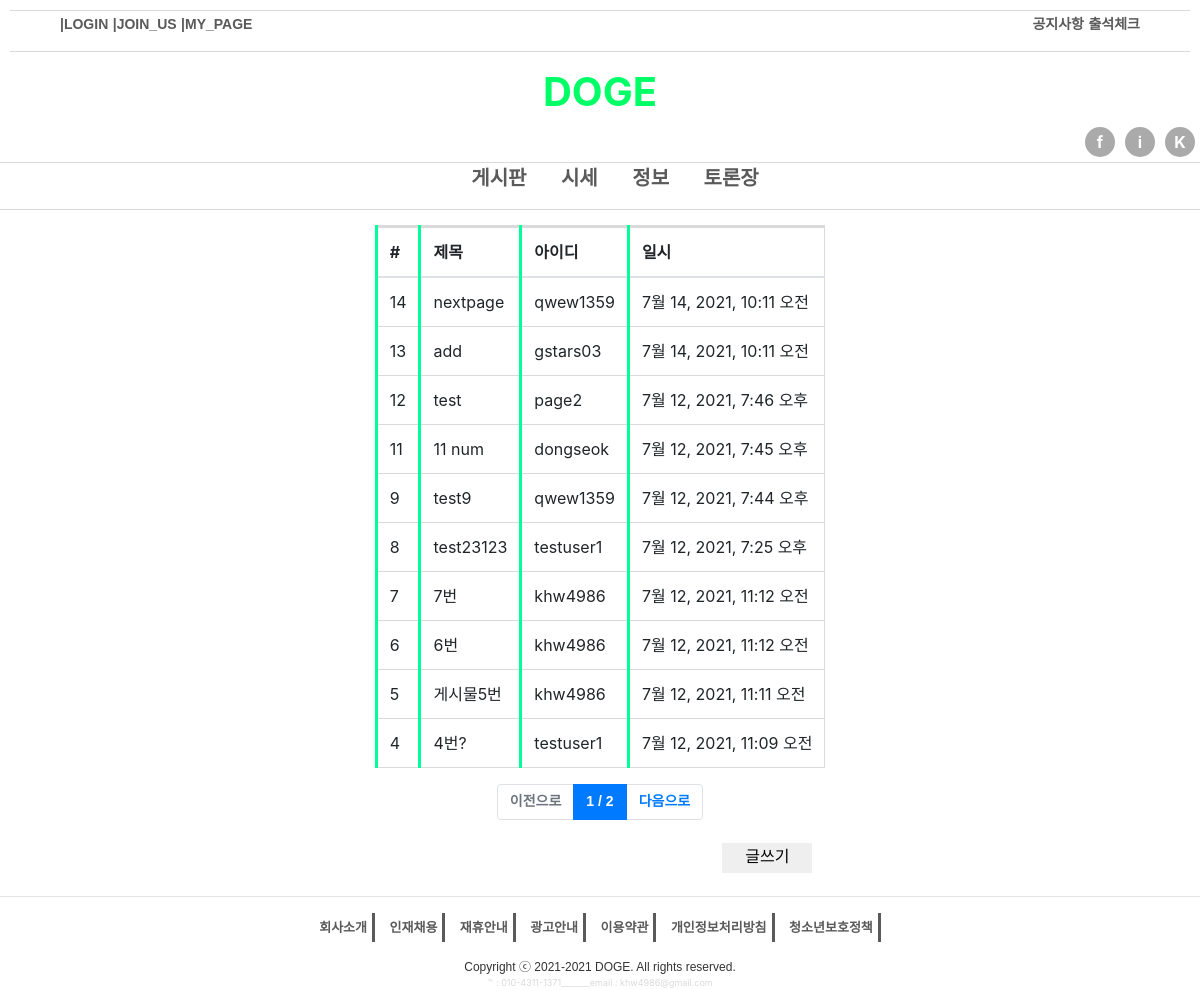
/board/list/, run on the app's committed database.
### board/models.py (models this page shows, shortened)
class board(models.Model):
    title = models.CharField(max_length=128, verbose_name='제목')
    contents = models.TextField(verbose_name='내용')
    writer = models.ForeignKey('user.user',
                               on_delete=models.CASCADE,
                               verbose_name='작성자')
    registered_time = models.DateTimeField(auto_now_add=True,
                                           verbose_name='등록 시간')
    class Meta:
        db_table = 'DOGE_board'
        verbose_name = 'DOGE게시물'
        verbose_name_plural = 'DOGE게시물'

### user/models.py (models this page shows)
class user(models.Model):
    username = models.CharField(max_length=64, verbose_name='사용자 아이디')
    password = models.CharField(max_length=64, verbose_name='비밀번호')
    email = models.EmailField(max_length=128, verbose_name='이메일')
    nick_name = models.CharField(max_length=32, verbose_name='닉네임')
    registered_time = models.DateTimeField(
        auto_now_add=True
    )
    def __str__(self):  # Admin 페이지에 표시될 유저 이름 설정
        return self.username
    class Meta:
        db_table = 'DOGE_user'
        verbose_name = 'DOGE 사용자'  # 그룹 이름 변경
        verbose_name_plural = 'DOGE 사용자'  # 그룹이름 복수형 변경

### board/views.py (the view)
# urls.py: path('list/', views.board_list),
def board_list(request):
    boards = board.objects.all().order_by('-id')
    page = int(request.GET.get('p', 1))  #p라는 이름으로 현재페이지를 받으며
    pagenator = Paginator(boards, 10)  #Pagenator 에 전체 개시물을 3개씩 페이징 시키는 코드
    boards = pagenator.get_page(page)
    return render(request, 'board_list.html', {'boards': boards})

### board/templates/board_list.html (shortened to what this page needs)
{% extends 'base.html' %}
{% block contents %}
<div class="">
    <div class="">
        <table class="table">
            <thead>
                <tr>
                    <th>#</th>
                    <th>제목</th>
                    <th>아이디</th>
                    <th>일시</th>
                </tr>
            </thead>
            <tbody>
                {% for board in boards %}
                <tr onclick="location.href='/board/detail/{{ board.id }}'">
                    <td>{{ board.id }}</td>
                    <td>{{ board.title }}</td>
                    <td>{{ board.writer }}</td>
                    <td>{{ board.registered_time }}</td>
                </tr>
                {% endfor %}
            </tbody>
        </table>
        <nav>
            <ul class="pagination justify-content-center">
                {% if boards.has_previous %}
                <li class="page-item">
                    <a href="?p={{ boards.previous_page_number }}"
                    class="page-link">이전으로</a>
                </li>
                {% else %}
                <li class="page-item disabled">
                    <a href="#" class="page-link">이전으로</a>
                </li>
                {% endif %}
                <li class="page-item active">
                    <a href="#"
                    class="page-link">{{ boards.number }} / {{ boards.paginator.num_pages }}</a>
                </li>
                {% if boards.has_next %}
                <li class="page-item">
                    <a href="?p={{ boards.next_page_number }}" class="page-link">다음으로</a>
                </li>
                {% else %}
                <li class="page-item disabled">
                    <a href="#" class="page-link">다음으로</a>
                </li>
                {% endif %}
            </ul>
            <div class="btn">
                <button class="writebtn" type="button" onclick="location.href='/board/write/'">글쓰기</button>
            </div>
        </nav>
    </div>
</div>
{% endblock contents %}

### user/templates/base.html (shortened to what this page needs)
<!DOCTYPE html>
<html lang="ko">
<head>
    <link rel="stylesheet" href="/static/bootstrap.min.css" />
</head>
<body>
    <div class="header">
        <div class="left">
            <ul>
                <li>|<a href="/user/login/">LOGIN</a></li>
                <li>|<a href="/user/register/">JOIN_US</a></li>
                <li>|<a href="">MY_PAGE</a></li>
            </ul>
        </div>
        <div class="right">
            <ul>
                <li><a href="">공지사항</a></li>
                <li><a href="">출석체크</a></li>
            </ul>
        </div>
    </div>
    <div class="logo">
        <div class="title"><a href="home">DOGE</a></div>
        <div class="sns">
            <div class="Face">f</div>
                <div class="insta"><a href="https://www.instagram.com/gae_valja/">i</a></div>
            <div class="kakao"><a href="https://open.kakao.com/o/si0u1hB">K</a></div>
        </div>
    </div>
    <div class="nav">
        <ul>
            <li><a href="/board/list/">게시판</a></li>
            <li><a href="">시세</a></li>
            <li><a href="">정보</a></li>
            <li><a href="">토론장</a></li>
        </ul>
    </div>
    <div class="container">
        {% block contents %}
        {% endblock contents %}
    </div>
    <hr>
    <div class="bottom">
        <ul>
            <li> 회사소개  </li>
            <li> 인재채용 </li>
            <li> 재휴안내 </li>
            <li> 광고안내 </li>
            <li> 이용약관 </li>
            <li id="user_info_uesing"> 개인정보처리방침 </li>
            <li> 청소년보호정책 </li>
        </ul>
    </div>
    <div class="copyright">
        Copyright ⓒ 2021-2021 DOGE. All rights reserved.
    </div>
    <div class="tel">
        ℡ : 010-4311-1371_______email : khw4986@gmail.com
    </div>
</body>
</html>

### data on the page
board: id "14", title "nextpage", writer "qwew1359", registered_time "7월 14, 2021, 10:11 오전"
board: id "13", title "add", writer "gstars03", registered_time "7월 14, 2021, 10:11 오전"
board: id "12", title "test", writer "page2", registered_time "7월 12, 2021, 7:46 오후"
board: id "11", title "11 num", writer "dongseok", registered_time "7월 12, 2021, 7:45 오후"
board: id "9", title "test9", writer "qwew1359", registered_time "7월 12, 2021, 7:44 오후"
board: id "8", title "test23123", writer "testuser1", registered_time "7월 12, 2021, 7:25 오후"
board: id "7", title "7번", writer "khw4986", registered_time "7월 12, 2021, 11:12 오전"
board: id "6", title "6번", writer "khw4986", registered_time "7월 12, 2021, 11:12 오전"
board: id "5", title "게시물5번", writer "khw4986", registered_time "7월 12, 2021, 11:11 오전"
board: id "4", title "4번?", writer "testuser1", registered_time "7월 12, 2021, 11:09 오전"

### other printed values
{{ boards.number }} "1"
{{ boards.paginator.num_pages }} "2"
